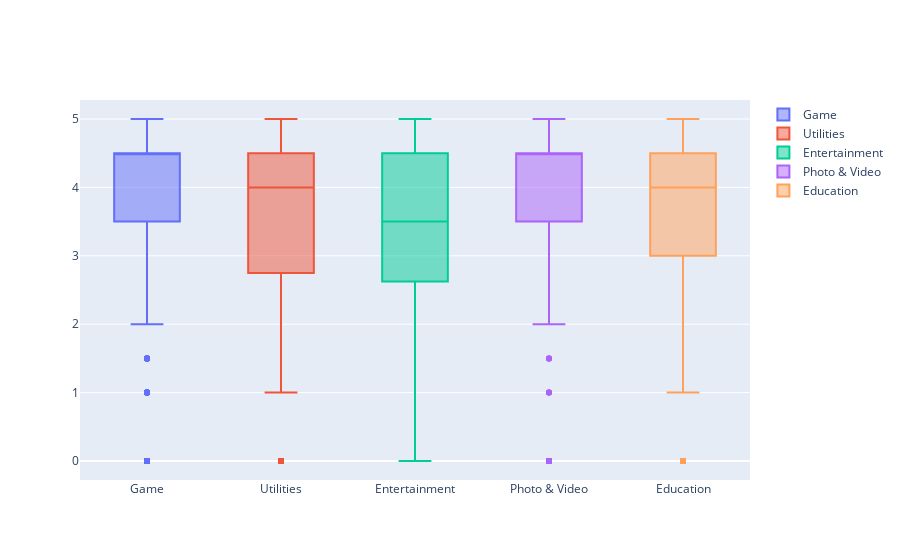

Notebook source saved alongside this figure:
### Markdown cell above
##### 4.2/ Rating:

### Code cell
trace0 = go.Box(
    # Data for Game
    y=large_categories['user_rating'][large_categories['prime_genre']=='Games'],
    name = 'Game'
)

trace1 = go.Box(
    # Data for Utilities
    y=large_categories['user_rating'][large_categories['prime_genre']=='Utilities'],
    name = 'Utilities'
)

trace2 = go.Box(
    # Data for Entertainment
    y=large_categories['user_rating'][large_categories['prime_genre']=='Entertainment'],
    name = 'Entertainment'
)

trace3 = go.Box(
    # Data for Photo & Video
    y=large_categories['user_rating'][large_categories['prime_genre']=='Photo & Video'],
    name = 'Photo & Video'
)

trace4 = go.Box(
    # Data for Education
    y=large_categories['user_rating'][large_categories['prime_genre']=='Education'],
    name = 'Education'
)
data = [trace0, trace1,trace2,trace3,trace4]
plotly.offline.iplot({'data': data})

### Figure 1 — Plotly figure (JSON) as saved in the notebook; plotly's stock layout.template omitted (floating-point values rounded to 4 significant figures; data arrays with more than 128 entries replaced by an {"elided": "..."} marker saying what was removed)
{"data": [{"name": "Game", "type": "box", "y": {"elided": "3862 float values"}}, {"name": "Utilities", "type": "box", "y": {"elided": "248 float values"}}, {"name": "Entertainment", "type": "box", "y": {"elided": "535 float values"}}, {"name": "Photo & Video", "type": "box", "y": {"elided": "349 float values"}}, {"name": "Education", "type": "box", "y": {"elided": "453 float values"}}], "layout": {}}
